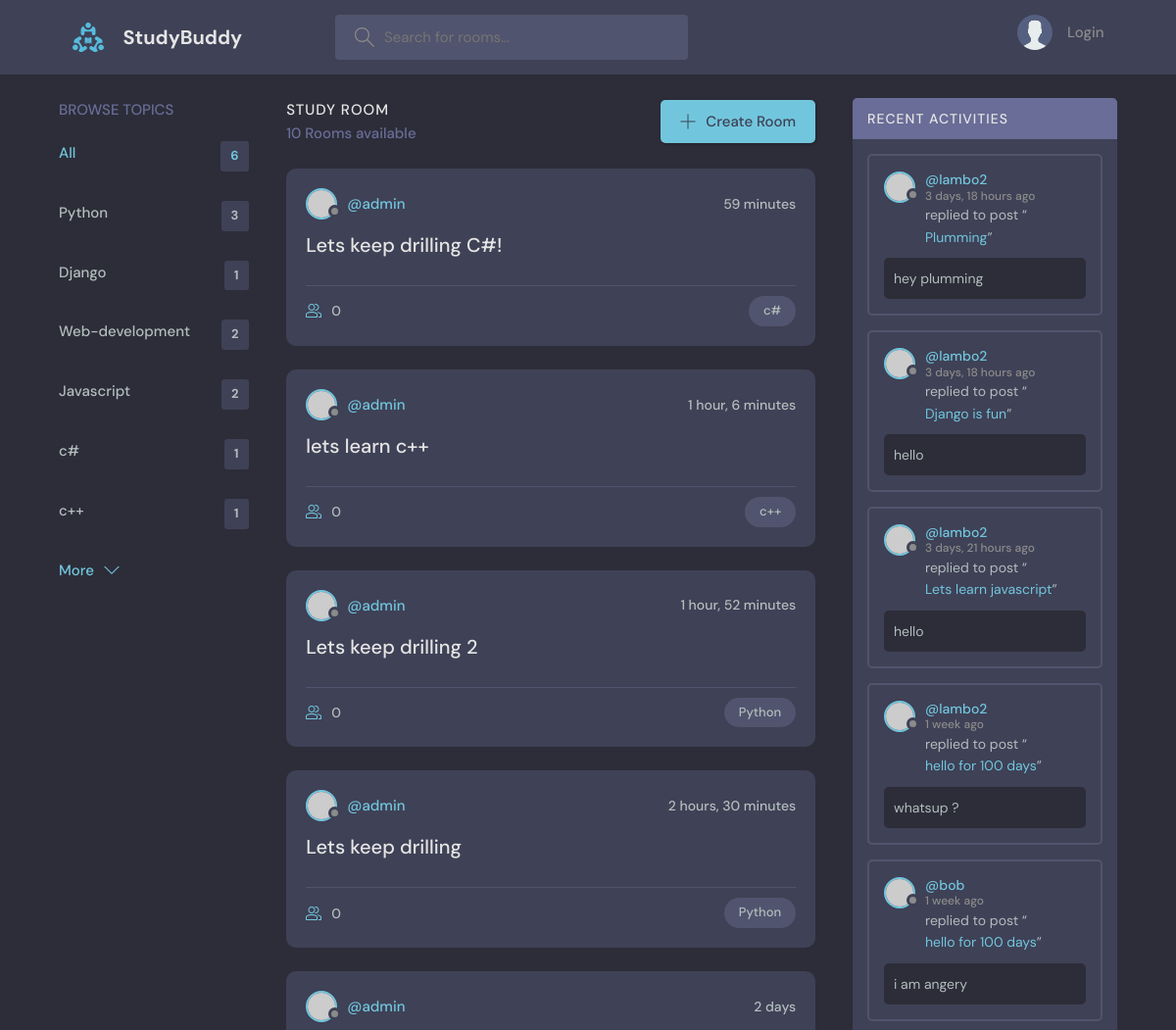
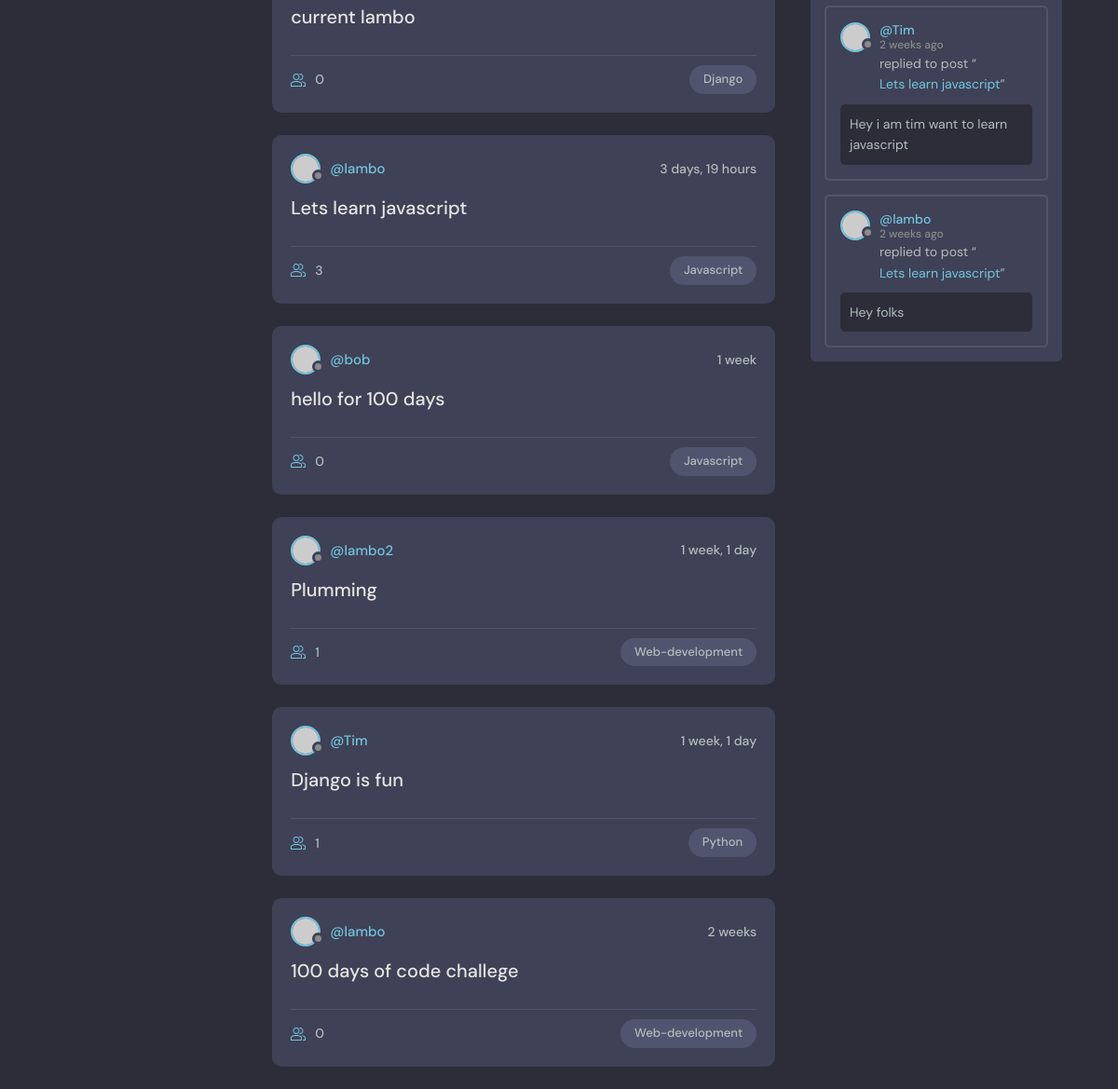
The page / on the database its author committed (2 pictures, top to bottom).
### base/models.py (models this page shows, shortened)
class Topic(models.Model):
    name= models.CharField(max_length=200)

class Room(models.Model):
    host = models.ForeignKey(User,on_delete=models.SET_NULL , null =True)
    topic =  models.ForeignKey(Topic,on_delete=models.SET_NULL , null =True)
    name = models.CharField(max_length=200)
    description = models.TextField(null=True , blank = True)
    participants = models.ManyToManyField(User , related_name='participants' ,blank=True)
    updated = models.DateTimeField(auto_now=True)
    created = models.DateTimeField(auto_now=True)
    class Meta:
        ordering = ['-updated' , '-created']
    def __str__(self):
        return self.name

class Message(models.Model):
    user = models.ForeignKey(User, on_delete=models.CASCADE)
    room = models.ForeignKey(Room,on_delete=models.CASCADE)
    body = models.TextField()
    updated = models.DateTimeField(auto_now=True)
    created = models.DateTimeField(auto_now=True)
    class Meta:
        ordering = ['-updated' , '-created']

### base/views.py (the view)
# urls.py: path('' , views.home , name="home"),
def home (request):
    q = request.GET.get('q') if request.GET.get('q') != None  else ''
    rooms = Room.objects.filter(
        Q(topic__name__icontains=q) |
        Q(name__icontains=q) |
        Q(description__icontains=q)
    )
    topics = Topic.objects.all()
    room_count = rooms.count()
    room_messages = Message.objects.filter(Q(room__topic__name__icontains=q))
    topics = Topic.objects.all()
    context = {'rooms': rooms ,'topics':topics , 'room_count':room_count , 'room_messages' : room_messages}
    return render (request, "base/home.html" , context)

### base/templates/base/home.html (shortened to what this page needs)
{% extends 'main.html' %}
{% block content %}
    <main class="layout layout--3">
      <div class="container">
        {% include 'base/topics_component.html' %}
        <div class="roomList">
          <div class="roomList__header">
            <div>
              <h2>Study Room</h2>
              <p>{{room_count}} Rooms available</p>
            </div>
            <a class="btn btn--main" href="{% url 'create-room' %}">
              <svg version="1.1" xmlns="http://www.w3.org/2000/svg" width="32" height="32" viewBox="0 0 32 32">
                <title>add</title>
                <path
                  d="M16.943 0.943h-1.885v14.115h-14.115v1.885h14.115v14.115h1.885v-14.115h14.115v-1.885h-14.115v-14.115z"
                ></path>
              </svg>
              Create Room
            </a>
          </div>
        {% include 'base/feed_component.html'%}
        </div>
        {% include 'base/activity_component.html'%}
      </div>
    </main>
  {% endblock %}

### base/templates/base/topics_component.html
<div class="topics">
    <div class="topics__header">
      <h2>Browse Topics</h2>
    </div>
    <ul class="topics__list">
      <li>
        <a href="{% url 'home' %}" class="active">All <span>{{ topics.count }}</span></a>
      </li>
      {%for topic in topics%}
      <li>
        <a href="{%url 'home'%}?q={{topic.name}}">{{ topic.name }} <span>{{topic.room_set.all.count}}</span></a>
      </li>
   {% endfor %}
    </ul>
    <a class="btn btn--link" href="topics.html">
      More
      <svg version="1.1" xmlns="http://www.w3.org/2000/svg" width="32" height="32" viewBox="0 0 32 32">
        <title>chevron-down</title>
        <path d="M16 21l-13-13h-3l16 16 16-16h-3l-13 13z"></path>
      </svg>
    </a>
  </div>

### base/templates/base/feed_component.html (shortened to what this page needs)
{% for room in rooms %}
<div class="roomListRoom">
    <div class="roomListRoom__header">
        <a href="{% url 'user-profile' room.host.id %}" class="roomListRoom__author">
            <div class="avatar avatar--small">
                <img src="https://randomuser.me/api/portraits/women/11.jpg" />
            </div>
            <span>@{{room.host.username}}</span>
        </a>
        <div class="roomListRoom__actions">
            <span>{{room.created|timesince}}</span>
        </div>
    </div>
    <div class="roomListRoom__content">
        <a href="{%url 'room' room.id %}">{{room.name}}</a>
    </div>
    <div class="roomListRoom__meta">
        <a href="{%url 'room' room.id %}" class="roomListRoom__joined">
            {{room.participants.all.count}}
        </a>
        <p class="roomListRoom__topic">{{room.topic.name}}</p>
    </div>
</div>
{% endfor %}

### base/templates/base/activity_component.html (shortened to what this page needs)
<div class="activities">
    <div class="activities__header">
      <h2>Recent Activities</h2>
    </div>
    {% for message in room_messages %}
    <div class="activities__box">
      <div class="activities__boxHeader roomListRoom__header">
        <a href="{%  url 'user-profile' message.user.id %}" class="roomListRoom__author">
          <div class="avatar avatar--small">
            <img src="https://randomuser.me/api/portraits/women/11.jpg" />
          </div>
          <p>
            @{{message.user.username}}
            <span>{{message.created|timesince}} ago </span>
          </p>
        </a>
        </div>
      <div class="activities__boxContent">
        <p>replied to post “<a href="{% url 'room' message.room.id %}">{{message.room}}</a>”</p>
        <div class="activities__boxRoomContent">
            {{message.body}}
        </div>
      </div>
    </div>
    {% endfor %}
</div>

### rows shown on the page
Topic: name "Python", room_set.all.count "3"
Topic: name "Django", room_set.all.count "1"
Topic: name "Web-development", room_set.all.count "2"
Topic: name "Javascript", room_set.all.count "2"
Topic: name "c#", room_set.all.count "1"
Topic: name "c++", room_set.all.count "1"
Room: host.username "admin", created "59 minutes", name "Lets keep drilling C#!", participants.all.count "0", topic.name "c#"
Room: host.username "admin", created "1 hour, 6 minutes", name "lets learn c++", participants.all.count "0", topic.name "c++"
Room: host.username "admin", created "1 hour, 52 minutes", name "Lets keep drilling 2", participants.all.count "0", topic.name "Python"
Room: host.username "admin", created "2 hours, 30 minutes", name "Lets keep drilling", participants.all.count "0", topic.name "Python"
Room: host.username "admin", created "2 days", name "current lambo", participants.all.count "0", topic.name "Django"
Room: host.username "lambo", created "3 days, 19 hours", name "Lets learn javascript", participants.all.count "3", topic.name "Javascript"
Room: host.username "bob", created "1 week", name "hello for 100 days", participants.all.count "0", topic.name "Javascript"
Room: host.username "lambo2", created "1 week, 1 day", name "Plumming", participants.all.count "1", topic.name "Web-development"
Room: host.username "Tim", created "1 week, 1 day", name "Django is fun", participants.all.count "1", topic.name "Python"
Room: host.username "lambo", created "2 weeks", name "100 days of code challege", participants.all.count "0", topic.name "Web-development"
Message: user.username "lambo2", created "3 days, 18 hours", room "Plumming", body "hey plumming"
Message: user.username "lambo2", created "3 days, 18 hours", room "Django is fun", body "hello"
Message: user.username "lambo2", created "3 days, 21 hours", room "Lets learn javascript", body "hello"
Message: user.username "lambo2", created "1 week", room "hello for 100 days", body "whatsup ?"
Message: user.username "bob", created "1 week", room "hello for 100 days", body "i am angery"
Message: user.username "Tim", created "2 weeks", room "Lets learn javascript", body "Hey i am tim want to learn javascript"
Message: user.username "lambo", created "2 weeks", room "Lets learn javascript", body "Hey folks"

### other values the page prints
{{ topics.count }} "6"
{{ room_count }} "10"
